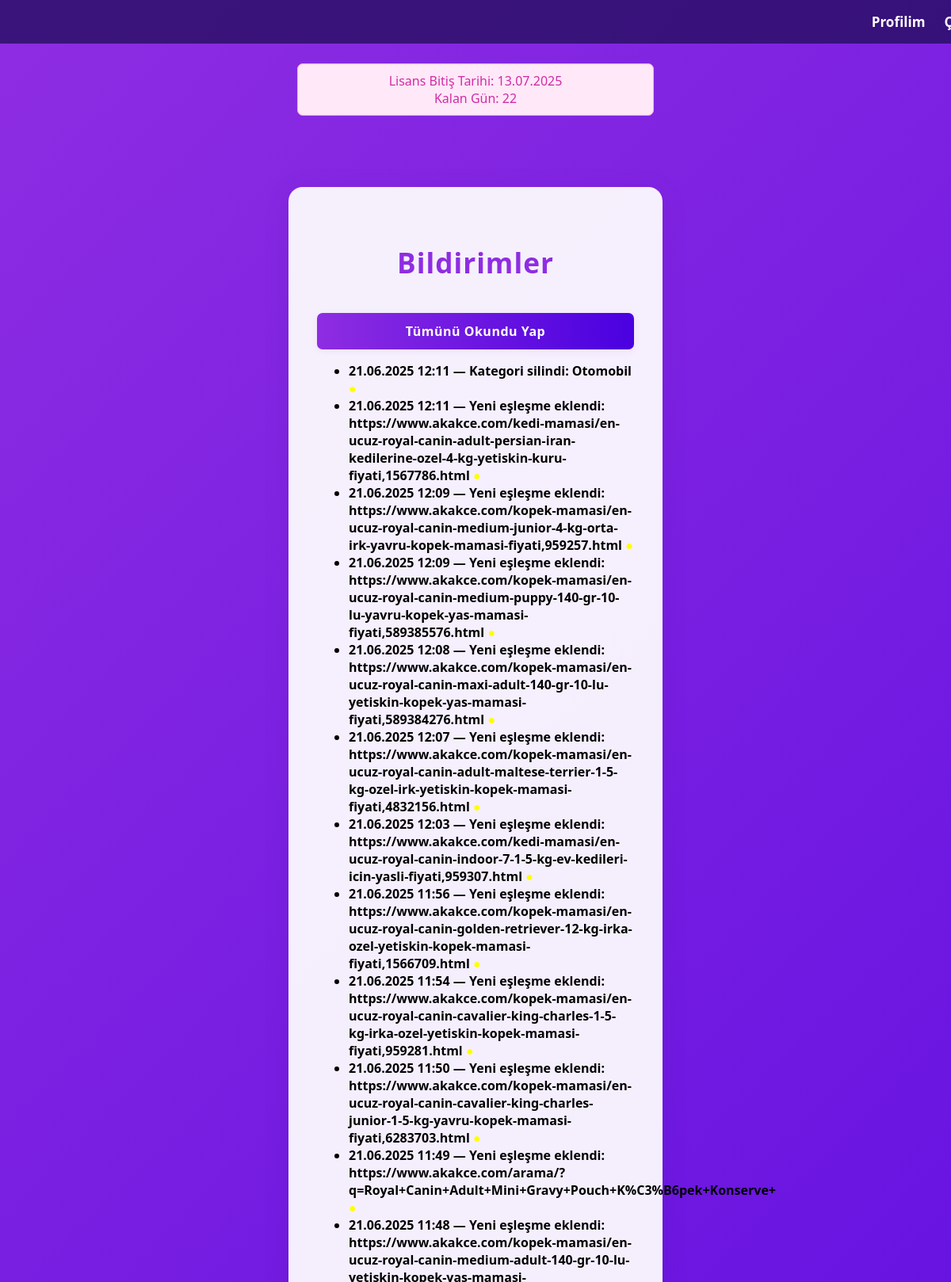
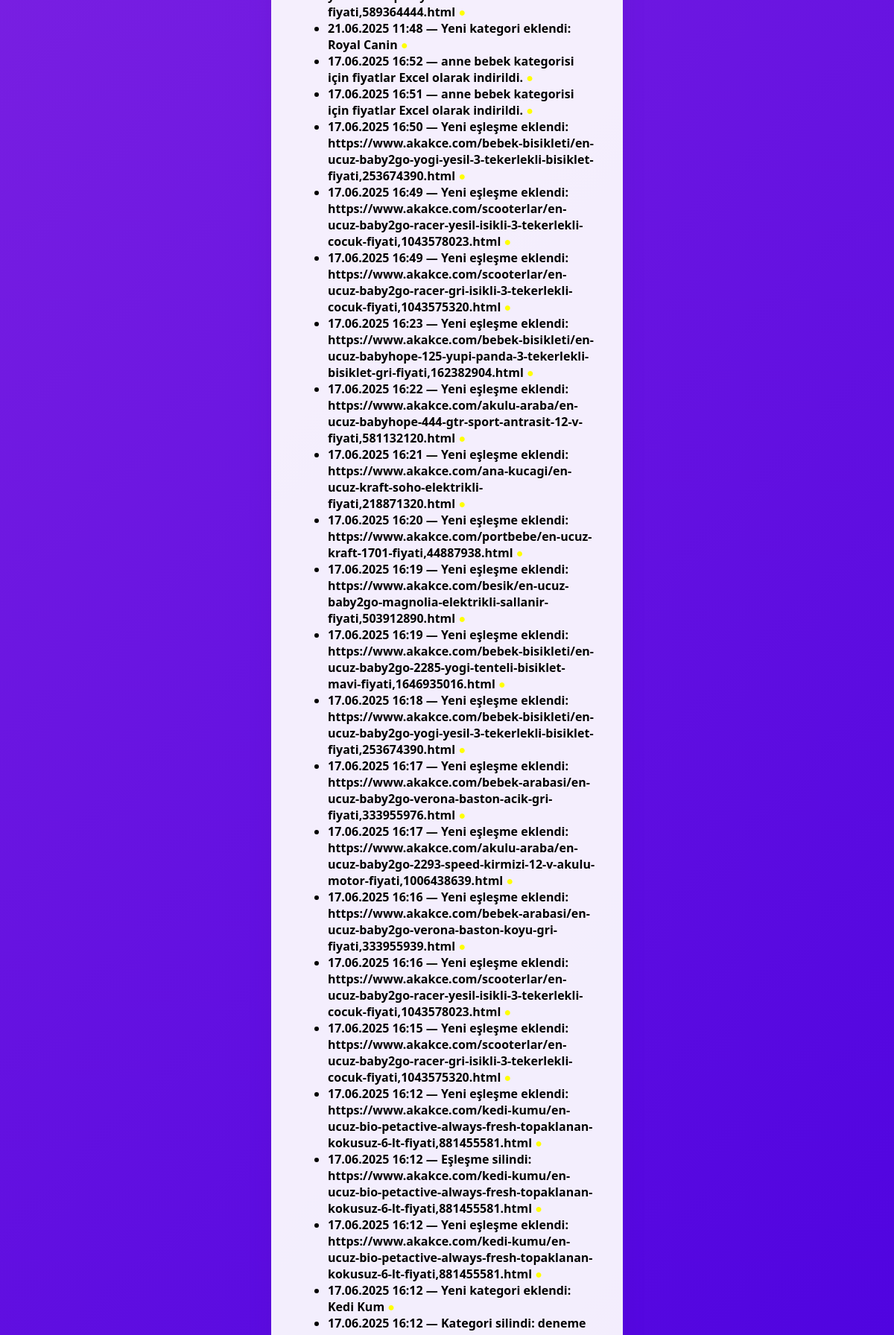
Page /bildirimler/ (signed in, upper part) on the committed database (2 pictures, top to bottom).
### fiyat_cekme/models.py (models this page shows, shortened)
class UserProfile(models.Model):
    user = models.OneToOneField(User, on_delete=models.CASCADE)
    license_start = models.DateField(auto_now_add=True)
    license_months = models.IntegerField(default=1)
    @property
    def license_end(self):
        return self.license_start + timedelta(days=30 * self.license_months)
    @property
    def days_left(self):
        return (self.license_end - date.today()).days

class Bildirim(models.Model):
    user = models.ForeignKey(User, on_delete=models.CASCADE, related_name='bildirimler')
    mesaj = models.CharField(max_length=255)
    olusturma_zamani = models.DateTimeField(auto_now_add=True)
    okundu = models.BooleanField(default=False)

### fiyat_cekme/views.py (the view)
# urls.py: path('bildirimler/', bildirim_merkezi, name='bildirimler'),
@login_required
def bildirim_merkezi(request):
    bildirimler = request.user.bildirimler.order_by('-olusturma_zamani')
    if request.method == "POST":
        request.user.bildirimler.filter(okundu=False).update(okundu=True)
    return render(request, "bildirimler.html", {"bildirimler": bildirimler})

### templates/bildirimler.html
{% extends "base.html" %}
{% block content %}
<h2>Bildirimler</h2>
<form method="post">{% csrf_token %}
    <button type="submit">Tümünü Okundu Yap</button>
</form>
<ul>
    {% for b in bildirimler %}
        <li style="{% if not b.okundu %}font-weight:bold;{% endif %}">
            {{ b.olusturma_zamani|date:"d.m.Y H:i" }} — {{ b.mesaj }}
            {% if not b.okundu %}<span style="color:#ff0;">●</span>{% endif %}
        </li>
    {% empty %}
        <li>Hiç bildiriminiz yok.</li>
    {% endfor %}
</ul>
{% endblock %}

### templates/base.html (shortened to what this page needs)
<!DOCTYPE html>
<html lang="tr">
<head>
</head>
<body>
    <nav>
        <a href="{% url 'profile' %}">Profilim</a>
        <a href="{% url 'logout' %}">Çıkış</a>
    </nav>
    {% if user.is_authenticated and user.userprofile %}
        <div class="license-alert">
            Lisans Bitiş Tarihi: {{ user.userprofile.license_end|date:"d.m.Y" }}<br>
            Kalan Gün: {{ user.userprofile.days_left }}
        </div>
    {% endif %}
    <div class="container">
        {% block content %}{% endblock %}
    </div>
</body>
</html>

### templates/base.html (style rules this page uses)
body { min-height: 100vh; background: linear-gradient(135deg, #8e2de2 0%, #4a00e0 100%); font-family: 'Segoe UI', 'Montserrat', Arial, sans-serif; margin: 0; }
nav { position: fixed; top: 0; left: 0; width: 100%; padding: 16px 32px; background: rgba(38, 14, 97, 0.8); display: flex; justify-content: flex-end; gap: 24px; z-index: 100; }
nav a { color: #fff; text-decoration: none; font-weight: bold; font-size: 1.07em; transition: color 0.2s; }
.container { background: rgba(255,255,255, 0.93); border-radius: 18px; box-shadow: 0 6px 32px 0 rgba(80,0,160,.13); padding: 42px 36px 32px 36px; min-width: 340px; max-width: 400px; width: 100%; margin: 90px auto 36px auto; }
h2 { text-align: center; color: #8e2de2; margin-bottom: 32px; font-size: 2.2em; letter-spacing: 1px; }
input, button { font-family: inherit; font-size: 1em; outline: none; }
form { display: flex; flex-direction: column; gap: 18px; }
button { background: linear-gradient(90deg, #8e2de2, #4a00e0); color: #fff; border: none; border-radius: 7px; padding: 12px 0; font-weight: bold; letter-spacing: .5px; cursor: pointer; margin-top: 8px; box-shadow: 0 2px 10px rgba(142,45,226,.07); transition: background 0.2s, transform 0.15s, box-shadow 0.2s; }
.license-alert { background: #ffe8f8; border: 1px solid #ffa7e0; border-radius: 7px; color: #d12ba6; padding: 10px 14px; margin: 80px auto 0 auto; text-align: center; max-width: 420px; font-size: 1em; }

### rows in the picture
Bildirim: olusturma_zamani "21.06.2025 12:11", mesaj "Kategori silindi: Otomobil"
Bildirim: olusturma_zamani "21.06.2025 12:11", mesaj "Yeni eşleşme eklendi: https://www.akakce.com/kedi-mamasi/en-ucuz-royal-canin-adult-persian-iran-kedilerine-ozel-4-kg-yetiskin-kuru-fiyati,1567786.html"
Bildirim: olusturma_zamani "21.06.2025 12:09", mesaj "Yeni eşleşme eklendi: https://www.akakce.com/kopek-mamasi/en-ucuz-royal-canin-medium-junior-4-kg-orta-irk-yavru-kopek-mamasi-fiyati,959257.html"
Bildirim: olusturma_zamani "21.06.2025 12:09", mesaj "Yeni eşleşme eklendi: https://www.akakce.com/kopek-mamasi/en-ucuz-royal-canin-medium-puppy-140-gr-10-lu-yavru-kopek-yas-mamasi-fiyati,589385576.html"
Bildirim: olusturma_zamani "21.06.2025 12:08", mesaj "Yeni eşleşme eklendi: https://www.akakce.com/kopek-mamasi/en-ucuz-royal-canin-maxi-adult-140-gr-10-lu-yetiskin-kopek-yas-mamasi-fiyati,589384276.html"
Bildirim: olusturma_zamani "21.06.2025 12:07", mesaj "Yeni eşleşme eklendi: https://www.akakce.com/kopek-mamasi/en-ucuz-royal-canin-adult-maltese-terrier-1-5-kg-ozel-irk-yetiskin-kopek-mamasi-fiyati,4832156.html"
Bildirim: olusturma_zamani "21.06.2025 12:03", mesaj "Yeni eşleşme eklendi: https://www.akakce.com/kedi-mamasi/en-ucuz-royal-canin-indoor-7-1-5-kg-ev-kedileri-icin-yasli-fiyati,959307.html"
Bildirim: olusturma_zamani "21.06.2025 11:56", mesaj "Yeni eşleşme eklendi: https://www.akakce.com/kopek-mamasi/en-ucuz-royal-canin-golden-retriever-12-kg-irka-ozel-yetiskin-kopek-mamasi-fiyati,1566709.html"
Bildirim: olusturma_zamani "21.06.2025 11:54", mesaj "Yeni eşleşme eklendi: https://www.akakce.com/kopek-mamasi/en-ucuz-royal-canin-cavalier-king-charles-1-5-kg-irka-ozel-yetiskin-kopek-mamasi-fiyati,959281.html"
Bildirim: olusturma_zamani "21.06.2025 11:50", mesaj "Yeni eşleşme eklendi: https://www.akakce.com/kopek-mamasi/en-ucuz-royal-canin-cavalier-king-charles-junior-1-5-kg-yavru-kopek-mamasi-fiyati,6283703.html"
Bildirim: olusturma_zamani "21.06.2025 11:49", mesaj "Yeni eşleşme eklendi: https://www.akakce.com/arama/?q=Royal+Canin+Adult+Mini+Gravy+Pouch+K%C3%B6pek+Konserve+"
Bildirim: olusturma_zamani "21.06.2025 11:48", mesaj "Yeni eşleşme eklendi: https://www.akakce.com/kopek-mamasi/en-ucuz-royal-canin-medium-adult-140-gr-10-lu-yetiskin-kopek-yas-mamasi-fiyati,589364444.html"
Bildirim: olusturma_zamani "21.06.2025 11:48", mesaj "Yeni kategori eklendi: Royal Canin"
Bildirim: olusturma_zamani "17.06.2025 16:52", mesaj "anne bebek kategorisi için fiyatlar Excel olarak indirildi."
Bildirim: olusturma_zamani "17.06.2025 16:51", mesaj "anne bebek kategorisi için fiyatlar Excel olarak indirildi."
Bildirim: olusturma_zamani "17.06.2025 16:50", mesaj "Yeni eşleşme eklendi: https://www.akakce.com/bebek-bisikleti/en-ucuz-baby2go-yogi-yesil-3-tekerlekli-bisiklet-fiyati,253674390.html"
Bildirim: olusturma_zamani "17.06.2025 16:49", mesaj "Yeni eşleşme eklendi: https://www.akakce.com/scooterlar/en-ucuz-baby2go-racer-yesil-isikli-3-tekerlekli-cocuk-fiyati,1043578023.html"
Bildirim: olusturma_zamani "17.06.2025 16:49", mesaj "Yeni eşleşme eklendi: https://www.akakce.com/scooterlar/en-ucuz-baby2go-racer-gri-isikli-3-tekerlekli-cocuk-fiyati,1043575320.html"
Bildirim: olusturma_zamani "17.06.2025 16:23", mesaj "Yeni eşleşme eklendi: https://www.akakce.com/bebek-bisikleti/en-ucuz-babyhope-125-yupi-panda-3-tekerlekli-bisiklet-gri-fiyati,162382904.html"
Bildirim: olusturma_zamani "17.06.2025 16:22", mesaj "Yeni eşleşme eklendi: https://www.akakce.com/akulu-araba/en-ucuz-babyhope-444-gtr-sport-antrasit-12-v-fiyati,581132120.html"
Bildirim: olusturma_zamani "17.06.2025 16:21", mesaj "Yeni eşleşme eklendi: https://www.akakce.com/ana-kucagi/en-ucuz-kraft-soho-elektrikli-fiyati,218871320.html"
Bildirim: olusturma_zamani "17.06.2025 16:20", mesaj "Yeni eşleşme eklendi: https://www.akakce.com/portbebe/en-ucuz-kraft-1701-fiyati,44887938.html"
Bildirim: olusturma_zamani "17.06.2025 16:19", mesaj "Yeni eşleşme eklendi: https://www.akakce.com/besik/en-ucuz-baby2go-magnolia-elektrikli-sallanir-fiyati,503912890.html"
Bildirim: olusturma_zamani "17.06.2025 16:19", mesaj "Yeni eşleşme eklendi: https://www.akakce.com/bebek-bisikleti/en-ucuz-baby2go-2285-yogi-tenteli-bisiklet-mavi-fiyati,1646935016.html"
Bildirim: olusturma_zamani "17.06.2025 16:18", mesaj "Yeni eşleşme eklendi: https://www.akakce.com/bebek-bisikleti/en-ucuz-baby2go-yogi-yesil-3-tekerlekli-bisiklet-fiyati,253674390.html"
Bildirim: olusturma_zamani "17.06.2025 16:17", mesaj "Yeni eşleşme eklendi: https://www.akakce.com/bebek-arabasi/en-ucuz-baby2go-verona-baston-acik-gri-fiyati,333955976.html"
Bildirim: olusturma_zamani "17.06.2025 16:17", mesaj "Yeni eşleşme eklendi: https://www.akakce.com/akulu-araba/en-ucuz-baby2go-2293-speed-kirmizi-12-v-akulu-motor-fiyati,1006438639.html"
Bildirim: olusturma_zamani "17.06.2025 16:16", mesaj "Yeni eşleşme eklendi: https://www.akakce.com/bebek-arabasi/en-ucuz-baby2go-verona-baston-koyu-gri-fiyati,333955939.html"
Bildirim: olusturma_zamani "17.06.2025 16:16", mesaj "Yeni eşleşme eklendi: https://www.akakce.com/scooterlar/en-ucuz-baby2go-racer-yesil-isikli-3-tekerlekli-cocuk-fiyati,1043578023.html"
Bildirim: olusturma_zamani "17.06.2025 16:15", mesaj "Yeni eşleşme eklendi: https://www.akakce.com/scooterlar/en-ucuz-baby2go-racer-gri-isikli-3-tekerlekli-cocuk-fiyati,1043575320.html"
Bildirim: olusturma_zamani "17.06.2025 16:12", mesaj "Yeni eşleşme eklendi: https://www.akakce.com/kedi-kumu/en-ucuz-bio-petactive-always-fresh-topaklanan-kokusuz-6-lt-fiyati,881455581.html"
Bildirim: olusturma_zamani "17.06.2025 16:12", mesaj "Eşleşme silindi: https://www.akakce.com/kedi-kumu/en-ucuz-bio-petactive-always-fresh-topaklanan-kokusuz-6-lt-fiyati,881455581.html"
Bildirim: olusturma_zamani "17.06.2025 16:12", mesaj "Yeni eşleşme eklendi: https://www.akakce.com/kedi-kumu/en-ucuz-bio-petactive-always-fresh-topaklanan-kokusuz-6-lt-fiyati,881455581.html"
Bildirim: olusturma_zamani "17.06.2025 16:12", mesaj "Yeni kategori eklendi: Kedi Kum"
Bildirim: olusturma_zamani "17.06.2025 16:12", mesaj "Kategori silindi: deneme"

### other values in the picture
{{ user.userprofile.license_end|date:"d.m.Y" }} "13.07.2025"
{{ user.userprofile.days_left }} "22"
